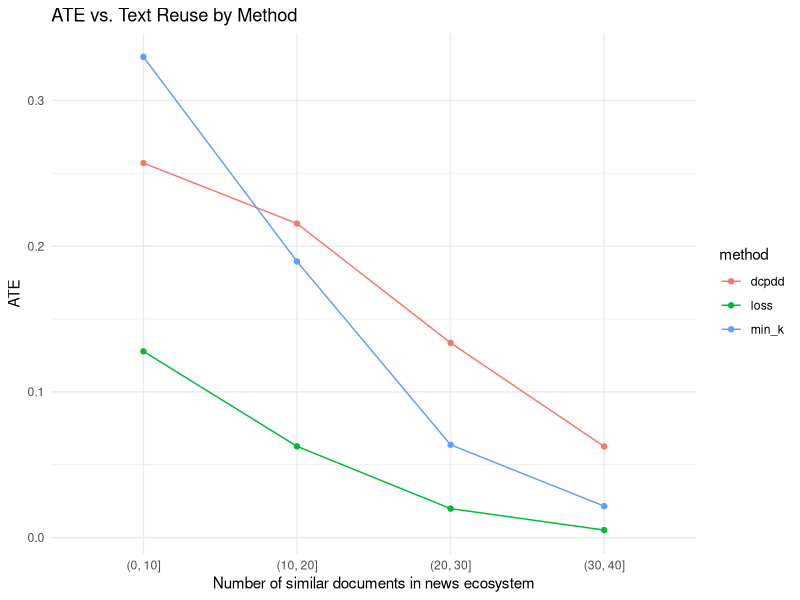
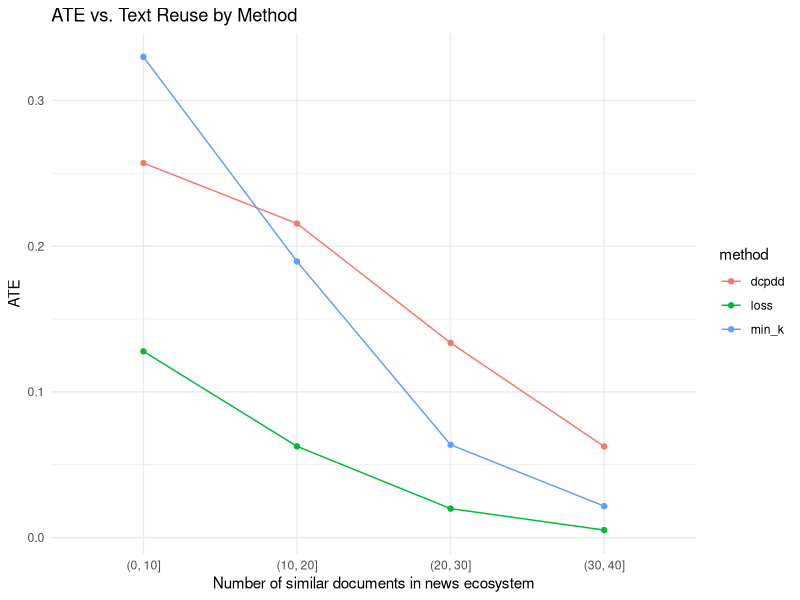

The R script that drew these images, in order:
library(tidyverse)

# Read both files
loss <- read_csv("loss.csv")
min_k <- read_csv("min_k.csv")
dcpdd <- read_csv("dcpdd.csv")

# Combine
combined <- bind_rows(loss, min_k, dcpdd)

# Extract numeric lower bounds for ordering
combined <- combined %>%
  mutate(size_bin = factor(size_bin, levels = combined %>%
                             distinct(size_bin) %>%
                             mutate(bin_order = as.numeric(str_extract(size_bin, "(?<=\\()[0-9]+"))) %>%
                             arrange(bin_order) %>%
                             pull(size_bin)))

# Plot
ggplot(combined, aes(x = size_bin, y = delta_mean, color = method, group = method)) +
  geom_line() +
  geom_point() +
  labs(
    x = "Number of similar documents in news ecosystem", y = "ATE",
    title = "ATE vs. Text Reuse by Method"
  ) +
  theme_minimal()

ggsave("tmp.pdf")
